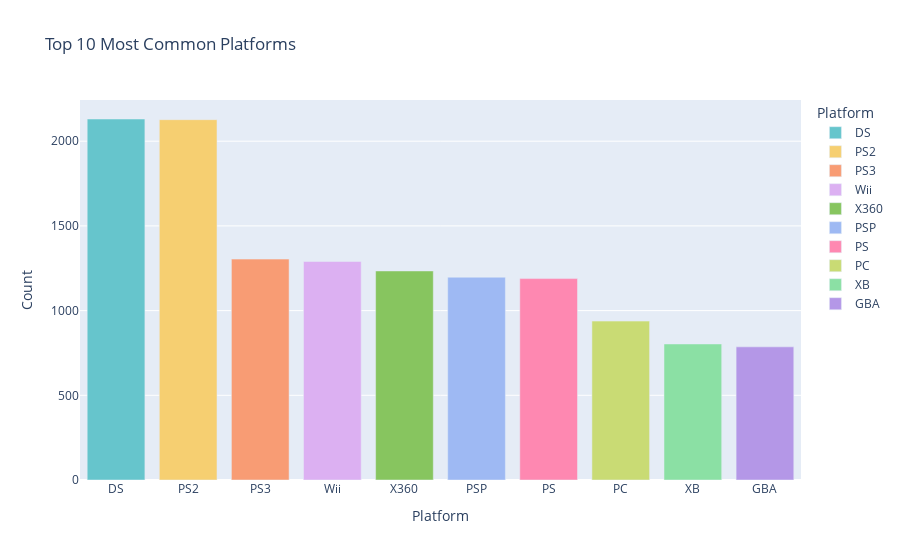

Notebook code for this chart:
### Markdown cell above
**Platforms**

Let's look at the platforms of different video games

### Code cell
most_common_platforms = df['Platform'].value_counts().head(10).reset_index()
most_common_platforms.columns = ['Platform', 'Count']

fig = px.bar(most_common_platforms, x='Platform', y='Count', title='Top 10 Most Common Platforms',
             color='Platform', color_discrete_sequence=px.colors.qualitative.Pastel)
fig.show()

### Figure 1 — Plotly figure (JSON) as saved in the notebook; plotly's stock layout.template omitted (floating-point values rounded to 4 significant figures)
{"data": [{"alignmentgroup": "True", "hovertemplate": "Platform=%{x}<br>Count=%{y}<extra></extra>", "legendgroup": "DS", "marker": {"color": "rgb(102, 197, 204)", "pattern": {"shape": ""}}, "name": "DS", "offsetgroup": "DS", "orientation": "v", "showlegend": true, "textposition": "auto", "type": "bar", "x": ["DS"], "xaxis": "x", "y": [2131], "yaxis": "y"}, {"alignmentgroup": "True", "hovertemplate": "Platform=%{x}<br>Count=%{y}<extra></extra>", "legendgroup": "PS2", "marker": {"color": "rgb(246, 207, 113)", "pattern": {"shape": ""}}, "name": "PS2", "offsetgroup": "PS2", "orientation": "v", "showlegend": true, "textposition": "auto", "type": "bar", "x": ["PS2"], "xaxis": "x", "y": [2127], "yaxis": "y"}, {"alignmentgroup": "True", "hovertemplate": "Platform=%{x}<br>Count=%{y}<extra></extra>", "legendgroup": "PS3", "marker": {"color": "rgb(248, 156, 116)", "pattern": {"shape": ""}}, "name": "PS3", "offsetgroup": "PS3", "orientation": "v", "showlegend": true, "textposition": "auto", "type": "bar", "x": ["PS3"], "xaxis": "x", "y": [1304], "yaxis": "y"}, {"alignmentgroup": "True", "hovertemplate": "Platform=%{x}<br>Count=%{y}<extra></extra>", "legendgroup": "Wii", "marker": {"color": "rgb(220, 176, 242)", "pattern": {"shape": ""}}, "name": "Wii", "offsetgroup": "Wii", "orientation": "v", "showlegend": true, "textposition": "auto", "type": "bar", "x": ["Wii"], "xaxis": "x", "y": [1290], "yaxis": "y"}, {"alignmentgroup": "True", "hovertemplate": "Platform=%{x}<br>Count=%{y}<extra></extra>", "legendgroup": "X360", "marker": {"color": "rgb(135, 197, 95)", "pattern": {"shape": ""}}, "name": "X360", "offsetgroup": "X360", "orientation": "v", "showlegend": true, "textposition": "auto", "type": "bar", "x": ["X360"], "xaxis": "x", "y": [1234], "yaxis": "y"}, {"alignmentgroup": "True", "hovertemplate": "Platform=%{x}<br>Count=%{y}<extra></extra>", "legendgroup": "PSP", "marker": {"color": "rgb(158, 185, 243)", "pattern": {"shape": ""}}, "name": "PSP", "offsetgroup": "PSP", "orientation": "v", "showlegend": true, "textposition": "auto", "type": "bar", "x": ["PSP"], "xaxis": "x", "y": [1197], "yaxis": "y"}, {"alignmentgroup": "True", "hovertemplate": "Platform=%{x}<br>Count=%{y}<extra></extra>", "legendgroup": "PS", "marker": {"color": "rgb(254, 136, 177)", "pattern": {"shape": ""}}, "name": "PS", "offsetgroup": "PS", "orientation": "v", "showlegend": true, "textposition": "auto", "type": "bar", "x": ["PS"], "xaxis": "x", "y": [1189], "yaxis": "y"}, {"alignmentgroup": "True", "hovertemplate": "Platform=%{x}<br>Count=%{y}<extra></extra>", "legendgroup": "PC", "marker": {"color": "rgb(201, 219, 116)", "pattern": {"shape": ""}}, "name": "PC", "offsetgroup": "PC", "orientation": "v", "showlegend": true, "textposition": "auto", "type": "bar", "x": ["PC"], "xaxis": "x", "y": [938], "yaxis": "y"}, {"alignmentgroup": "True", "hovertemplate": "Platform=%{x}<br>Count=%{y}<extra></extra>", "legendgroup": "XB", "marker": {"color": "rgb(139, 224, 164)", "pattern": {"shape": ""}}, "name": "XB", "offsetgroup": "XB", "orientation": "v", "showlegend": true, "textposition": "auto", "type": "bar", "x": ["XB"], "xaxis": "x", "y": [803], "yaxis": "y"}, {"alignmentgroup": "True", "hovertemplate": "Platform=%{x}<br>Count=%{y}<extra></extra>", "legendgroup": "GBA", "marker": {"color": "rgb(180, 151, 231)", "pattern": {"shape": ""}}, "name": "GBA", "offsetgroup": "GBA", "orientation": "v", "showlegend": true, "textposition": "auto", "type": "bar", "x": ["GBA"], "xaxis": "x", "y": [786], "yaxis": "y"}], "layout": {"barmode": "relative", "legend": {"title": {"text": "Platform"}, "tracegroupgap": 0}, "title": {"text": "Top 10 Most Common Platforms"}, "xaxis": {"anchor": "y", "categoryarray": ["DS", "PS2", "PS3", "Wii", "X360", "PSP", "PS", "PC", "XB", "GBA"], "categoryorder": "array", "domain": [0, 1], "title": {"text": "Platform"}}, "yaxis": {"anchor": "x", "domain": [0, 1], "title": {"text": "Count"}}}}
